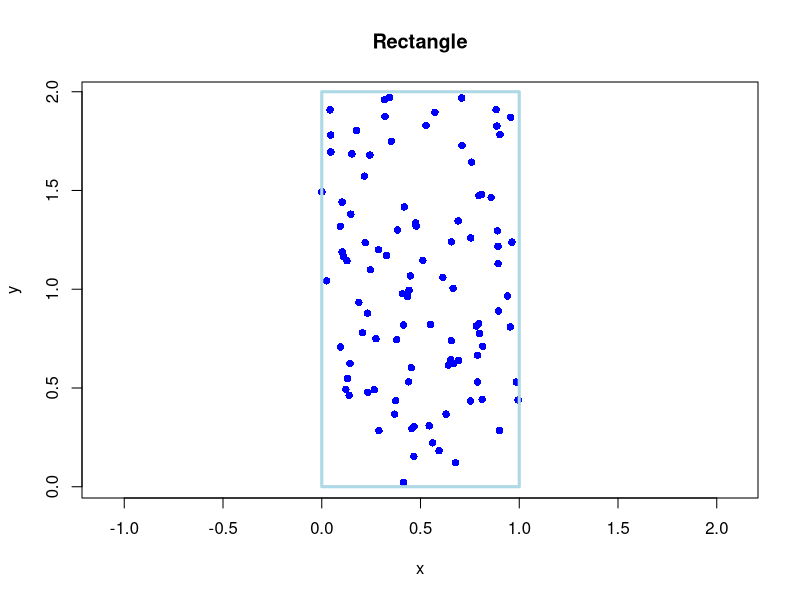
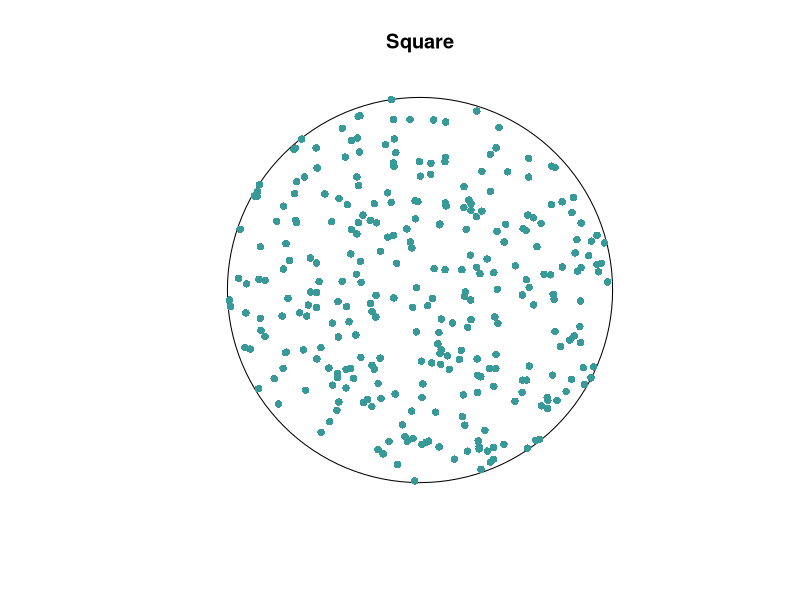
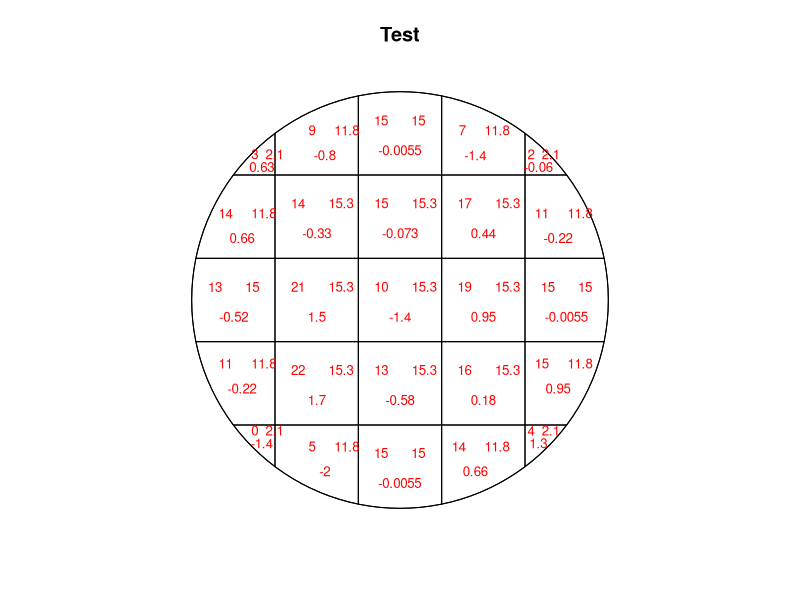
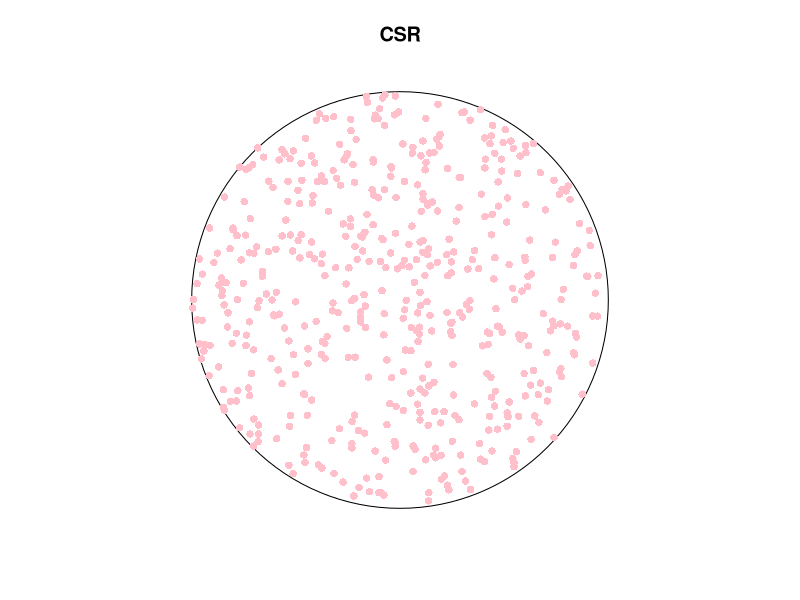

These charts were generated, in order, by the following R code:
## ---- chunk 1
library(spatstat)
library(ggplot2)
set.seed(123)

#Zad1
x = runif(100,0,1)
y = runif(100,0,2)
## ---- chunk 2
#Zad2
plot(x,y,asp=1,pch=16, col='blue', main="Rectangle")
rect(0,0,1,2, border="lightblue",lwd=3)
## ---- chunk 3
#Zad3
r_squared = runif(300,0,100)
angle = runif(300,0,2*pi)
x1 = sqrt(r_squared)*cos(angle)
y1 = sqrt(r_squared)*sin(angle)
## ---- chunk 4
#Zad4
plot(disc(10), main="Square")
points(x1,y1,pch=16,col="#389999")
## ---- chunk 5
#Zad5
pppp <- ppp(x1, y1, window=disc(10))
test <- quadrat.test(pppp)
test
par(pin = c(4.5, 4.5)) 
plot(test, main="Test", cex=0.8, col='red')
#Wartość pvalue jest większa niż 0.05, zatem nie ma powodu do odrzucenia hipotezy
## ---- chunk 6
#zadanie6
poisonn <- rpoispp(500/(100*pi),win=disc(10))
poisonn
plot(poisonn, main="CSR", pch=16, cols='pink')
